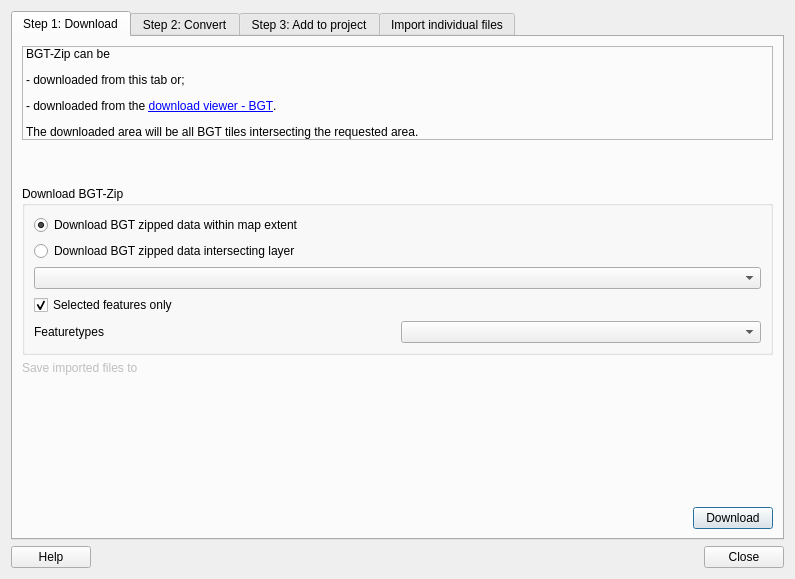
<?xml version="1.0" encoding="UTF-8"?>
<ui version="4.0">
 <class>BGTImportDialogBase</class>
 <widget class="QDialog" name="BGTImportDialogBase">
  <property name="geometry">
   <rect>
    <x>0</x>
    <y>0</y>
    <width>795</width>
    <height>579</height>
   </rect>
  </property>
  <property name="windowTitle">
   <string>BGT Import</string>
  </property>
  <layout class="QVBoxLayout" name="verticalLayout_5">
   <item>
    <widget class="QTabWidget" name="tabWidget">
     <property name="sizePolicy">
      <sizepolicy hsizetype="Expanding" vsizetype="Expanding">
       <horstretch>0</horstretch>
       <verstretch>0</verstretch>
      </sizepolicy>
     </property>
     <property name="minimumSize">
      <size>
       <width>505</width>
       <height>297</height>
      </size>
     </property>
     <property name="currentIndex">
      <number>0</number>
     </property>
     <widget class="QWidget" name="tab_1">
      <attribute name="title">
       <string>Step 1: Download</string>
      </attribute>
      <layout class="QVBoxLayout" name="verticalLayout_7">
       <item>
        <widget class="QLabel" name="label_7">
         <property name="frameShape">
          <enum>QFrame::StyledPanel</enum>
         </property>
         <property name="lineWidth">
          <number>1</number>
         </property>
         <property name="text">
          <string>&lt;html&gt;&lt;head/&gt;&lt;body&gt;&lt;p&gt;BGT-Zip can be &lt;/p&gt;&lt;p&gt;- downloaded from this tab or;&lt;/p&gt;&lt;p&gt;- downloaded from the &lt;a href=&quot;https://app.pdok.nl/lv/bgt/download-viewer/&quot;&gt;&lt;span style=&quot; text-decoration: underline; color:#0000ff;&quot;&gt;download viewer - BGT&lt;/span&gt;&lt;/a&gt;. &lt;/p&gt;&lt;p&gt;The downloaded area will be all BGT tiles intersecting the requested area.&lt;/p&gt;&lt;/body&gt;&lt;/html&gt;</string>
         </property>
         <property name="wordWrap">
          <bool>true</bool>
         </property>
        </widget>
       </item>
       <item>
        <spacer name="verticalSpacer_6">
         <property name="orientation">
          <enum>Qt::Vertical</enum>
         </property>
         <property name="sizeType">
          <enum>QSizePolicy::Maximum</enum>
         </property>
         <property name="sizeHint" stdset="0">
          <size>
           <width>20</width>
           <height>40</height>
          </size>
         </property>
        </spacer>
       </item>
       <item>
        <widget class="QGroupBox" name="download_options_gbx">
         <property name="sizePolicy">
          <sizepolicy hsizetype="MinimumExpanding" vsizetype="MinimumExpanding">
           <horstretch>0</horstretch>
           <verstretch>0</verstretch>
          </sizepolicy>
         </property>
         <property name="title">
          <string>Download BGT-Zip</string>
         </property>
         <layout class="QVBoxLayout" name="verticalLayout_6">
          <item>
           <widget class="QRadioButton" name="download_map_extent_rbt">
            <property name="enabled">
             <bool>true</bool>
            </property>
            <property name="sizePolicy">
             <sizepolicy hsizetype="MinimumExpanding" vsizetype="Fixed">
              <horstretch>0</horstretch>
              <verstretch>0</verstretch>
             </sizepolicy>
            </property>
            <property name="text">
             <string>Download BGT zipped data within map extent</string>
            </property>
            <property name="checkable">
             <bool>true</bool>
            </property>
            <property name="checked">
             <bool>true</bool>
            </property>
           </widget>
          </item>
          <item>
           <widget class="QRadioButton" name="download_layer_rbt">
            <property name="enabled">
             <bool>true</bool>
            </property>
            <property name="sizePolicy">
             <sizepolicy hsizetype="MinimumExpanding" vsizetype="Fixed">
              <horstretch>0</horstretch>
              <verstretch>0</verstretch>
             </sizepolicy>
            </property>
            <property name="text">
             <string>Download BGT zipped data intersecting layer</string>
            </property>
            <property name="checkable">
             <bool>true</bool>
            </property>
           </widget>
          </item>
          <item>
           <widget class="QgsMapLayerComboBox" name="download_layer_cmb">
            <property name="enabled">
             <bool>true</bool>
            </property>
           </widget>
          </item>
          <item>
           <widget class="QCheckBox" name="selected_features_cbx">
            <property name="enabled">
             <bool>true</bool>
            </property>
            <property name="text">
             <string>Selected features only</string>
            </property>
            <property name="checkable">
             <bool>true</bool>
            </property>
            <property name="checked">
             <bool>true</bool>
            </property>
           </widget>
          </item>
          <item>
           <layout class="QHBoxLayout" name="horizontalLayout_8">
            <item>
             <widget class="QLabel" name="label_12">
              <property name="text">
               <string>Featuretypes</string>
              </property>
             </widget>
            </item>
            <item>
             <widget class="QgsCheckableComboBox" name="featuretypes_cbx">
              <property name="maxVisibleItems">
               <number>22</number>
              </property>
              <property name="sizeAdjustPolicy">
               <enum>QComboBox::AdjustToContentsOnFirstShow</enum>
              </property>
             </widget>
            </item>
           </layout>
          </item>
         </layout>
        </widget>
       </item>
       <item>
        <widget class="QLabel" name="label_4">
         <property name="enabled">
          <bool>false</bool>
         </property>
         <property name="text">
          <string>Save imported files to</string>
         </property>
        </widget>
       </item>
       <item>
        <widget class="QgsFileWidget" name="save_zip_cmb">
         <property name="enabled">
          <bool>true</bool>
         </property>
         <property name="dialogTitle">
          <string>Save as ...</string>
         </property>
         <property name="filter">
          <string>*.zip</string>
         </property>
        </widget>
       </item>
       <item>
        <spacer name="verticalSpacer_2">
         <property name="orientation">
          <enum>Qt::Vertical</enum>
         </property>
         <property name="sizeHint" stdset="0">
          <size>
           <width>20</width>
           <height>40</height>
          </size>
         </property>
        </spacer>
       </item>
       <item>
        <layout class="QHBoxLayout" name="horizontalLayout_4">
         <item>
          <spacer name="horizontalSpacer_3">
           <property name="orientation">
            <enum>Qt::Horizontal</enum>
           </property>
           <property name="sizeHint" stdset="0">
            <size>
             <width>40</width>
             <height>20</height>
            </size>
           </property>
          </spacer>
         </item>
         <item>
          <widget class="QPushButton" name="download_btn">
           <property name="enabled">
            <bool>true</bool>
           </property>
           <property name="text">
            <string>Download</string>
           </property>
          </widget>
         </item>
        </layout>
       </item>
      </layout>
     </widget>
     <widget class="QWidget" name="tab_2">
      <attribute name="title">
       <string>Step 2: Convert</string>
      </attribute>
      <layout class="QVBoxLayout" name="verticalLayout_8">
       <item>
        <widget class="QLabel" name="label_8">
         <property name="frameShape">
          <enum>QFrame::StyledPanel</enum>
         </property>
         <property name="text">
          <string>&lt;html&gt;&lt;head/&gt;&lt;body&gt;&lt;p&gt;Convert a downloaded BGT-zip to a Geopackage (.gpkg). &lt;/p&gt;&lt;p&gt;This conversion prevents the dataloss which occurs when importing the BGT-gml-files directly into QGIS. Furthermore indexes are applied to minimize access times.&lt;/p&gt;&lt;/body&gt;&lt;/html&gt;</string>
         </property>
         <property name="wordWrap">
          <bool>true</bool>
         </property>
        </widget>
       </item>
       <item>
        <spacer name="verticalSpacer_7">
         <property name="orientation">
          <enum>Qt::Vertical</enum>
         </property>
         <property name="sizeType">
          <enum>QSizePolicy::Maximum</enum>
         </property>
         <property name="sizeHint" stdset="0">
          <size>
           <width>20</width>
           <height>40</height>
          </size>
         </property>
        </spacer>
       </item>
       <item>
        <widget class="QLabel" name="label_6">
         <property name="text">
          <string>Select BGT-zip to convert to Geopackage</string>
         </property>
        </widget>
       </item>
       <item>
        <widget class="QgsFileWidget" name="open_zip_cmb">
         <property name="dialogTitle">
          <string>Select zip file with BGT data</string>
         </property>
         <property name="filter">
          <string notr="true">*.zip</string>
         </property>
        </widget>
       </item>
       <item>
        <widget class="QLabel" name="label_5">
         <property name="text">
          <string>Save converted files to</string>
         </property>
        </widget>
       </item>
       <item>
        <widget class="QgsFileWidget" name="save_to_gpkg_cmb">
         <property name="dialogTitle">
          <string>Save as ...</string>
         </property>
         <property name="filter">
          <string>*.gpkg</string>
         </property>
        </widget>
       </item>
       <item>
        <spacer name="verticalSpacer_3">
         <property name="orientation">
          <enum>Qt::Vertical</enum>
         </property>
         <property name="sizeHint" stdset="0">
          <size>
           <width>20</width>
           <height>199</height>
          </size>
         </property>
        </spacer>
       </item>
       <item>
        <layout class="QHBoxLayout" name="horizontalLayout_5">
         <item>
          <spacer name="horizontalSpacer_4">
           <property name="orientation">
            <enum>Qt::Horizontal</enum>
           </property>
           <property name="sizeHint" stdset="0">
            <size>
             <width>40</width>
             <height>20</height>
            </size>
           </property>
          </spacer>
         </item>
         <item>
          <widget class="QPushButton" name="convert_btn">
           <property name="text">
            <string>Convert</string>
           </property>
          </widget>
         </item>
        </layout>
       </item>
      </layout>
     </widget>
     <widget class="QWidget" name="tab_3">
      <attribute name="title">
       <string>Step 3: Add to project</string>
      </attribute>
      <layout class="QVBoxLayout" name="verticalLayout_3">
       <item>
        <widget class="QLabel" name="label_10">
         <property name="frameShape">
          <enum>QFrame::StyledPanel</enum>
         </property>
         <property name="text">
          <string>&lt;html&gt;&lt;head/&gt;&lt;body&gt;&lt;p&gt;Add all layers from a BGT-Geopackage to the project in a layer group.&lt;/p&gt;&lt;p&gt;Styles and layer order will be applied to mimic the official standard map. It is possible to define your own standard styling (see help).&lt;/p&gt;&lt;/body&gt;&lt;/html&gt;</string>
         </property>
         <property name="wordWrap">
          <bool>true</bool>
         </property>
        </widget>
       </item>
       <item>
        <spacer name="verticalSpacer_8">
         <property name="orientation">
          <enum>Qt::Vertical</enum>
         </property>
         <property name="sizeType">
          <enum>QSizePolicy::Maximum</enum>
         </property>
         <property name="sizeHint" stdset="0">
          <size>
           <width>20</width>
           <height>40</height>
          </size>
         </property>
        </spacer>
       </item>
       <item>
        <widget class="QLabel" name="label_9">
         <property name="sizePolicy">
          <sizepolicy hsizetype="Fixed" vsizetype="Fixed">
           <horstretch>3</horstretch>
           <verstretch>0</verstretch>
          </sizepolicy>
         </property>
         <property name="text">
          <string>Select BGT Geopackage to add to project</string>
         </property>
        </widget>
       </item>
       <item>
        <widget class="QgsFileWidget" name="open_gpkg_cmb">
         <property name="dialogTitle">
          <string>Select gpkg file with BGT data</string>
         </property>
         <property name="filter">
          <string notr="true">*.gpkg</string>
         </property>
        </widget>
       </item>
       <item>
        <widget class="QCheckBox" name="qlr_cbx">
         <property name="text">
          <string>Save the layer group to a layer defintion file (.qlr)</string>
         </property>
        </widget>
       </item>
       <item>
        <spacer name="verticalSpacer_9">
         <property name="orientation">
          <enum>Qt::Vertical</enum>
         </property>
         <property name="sizeHint" stdset="0">
          <size>
           <width>20</width>
           <height>40</height>
          </size>
         </property>
        </spacer>
       </item>
       <item>
        <layout class="QHBoxLayout" name="horizontalLayout_7">
         <item>
          <spacer name="horizontalSpacer_6">
           <property name="orientation">
            <enum>Qt::Horizontal</enum>
           </property>
           <property name="sizeHint" stdset="0">
            <size>
             <width>40</width>
             <height>20</height>
            </size>
           </property>
          </spacer>
         </item>
         <item>
          <widget class="QPushButton" name="add_btn">
           <property name="text">
            <string>Add</string>
           </property>
          </widget>
         </item>
        </layout>
       </item>
      </layout>
     </widget>
     <widget class="QWidget" name="tab1">
      <attribute name="title">
       <string>Import individual files</string>
      </attribute>
      <layout class="QVBoxLayout" name="verticalLayout_4">
       <item>
        <widget class="QLabel" name="label_11">
         <property name="frameShape">
          <enum>QFrame::StyledPanel</enum>
         </property>
         <property name="text">
          <string>&lt;html&gt;&lt;head/&gt;&lt;body&gt;&lt;p&gt;Import (several) individual BGT-gml files by analyzing its content and apply constraints as appropriate.&lt;/p&gt;&lt;p&gt;On adding the files to the project no styling and no indexes will be applied.&lt;/p&gt;&lt;/body&gt;&lt;/html&gt;</string>
         </property>
        </widget>
       </item>
       <item>
        <spacer name="verticalSpacer_10">
         <property name="orientation">
          <enum>Qt::Vertical</enum>
         </property>
         <property name="sizeType">
          <enum>QSizePolicy::Maximum</enum>
         </property>
         <property name="sizeHint" stdset="0">
          <size>
           <width>20</width>
           <height>40</height>
          </size>
         </property>
        </spacer>
       </item>
       <item>
        <layout class="QVBoxLayout" name="verticalLayout_2">
         <item>
          <widget class="QLabel" name="label">
           <property name="font">
            <font>
             <weight>50</weight>
             <bold>false</bold>
            </font>
           </property>
           <property name="text">
            <string>Select BGT gml</string>
           </property>
          </widget>
         </item>
         <item>
          <layout class="QHBoxLayout" name="horizontalLayout">
           <item>
            <widget class="QLineEdit" name="fileNameBox">
             <property name="acceptDrops">
              <bool>false</bool>
             </property>
             <property name="readOnly">
              <bool>true</bool>
             </property>
            </widget>
           </item>
           <item>
            <widget class="QPushButton" name="fileBrowseButton_2">
             <property name="text">
              <string>Browse</string>
             </property>
            </widget>
           </item>
          </layout>
         </item>
        </layout>
       </item>
       <item>
        <spacer name="verticalSpacer_5">
         <property name="orientation">
          <enum>Qt::Vertical</enum>
         </property>
         <property name="sizeHint" stdset="0">
          <size>
           <width>20</width>
           <height>40</height>
          </size>
         </property>
        </spacer>
       </item>
       <item>
        <layout class="QVBoxLayout" name="verticalLayout">
         <item>
          <widget class="QLabel" name="label_2">
           <property name="text">
            <string>Import</string>
           </property>
          </widget>
         </item>
         <item>
          <widget class="QCheckBox" name="line_cbx">
           <property name="text">
            <string>Lines</string>
           </property>
          </widget>
         </item>
         <item>
          <widget class="QCheckBox" name="polygon_cbx">
           <property name="text">
            <string>Polygons</string>
           </property>
          </widget>
         </item>
         <item>
          <widget class="QCheckBox" name="point_cbx">
           <property name="text">
            <string>Points</string>
           </property>
          </widget>
         </item>
        </layout>
       </item>
       <item>
        <spacer name="verticalSpacer_4">
         <property name="orientation">
          <enum>Qt::Vertical</enum>
         </property>
         <property name="sizeHint" stdset="0">
          <size>
           <width>20</width>
           <height>40</height>
          </size>
         </property>
        </spacer>
       </item>
       <item>
        <layout class="QHBoxLayout" name="horizontalLayout_3">
         <item>
          <widget class="QCheckBox" name="max_num_object_cbx">
           <property name="text">
            <string>Inspect at most</string>
           </property>
           <property name="checked">
            <bool>true</bool>
           </property>
          </widget>
         </item>
         <item>
          <widget class="QSpinBox" name="max_num_object_sbx">
           <property name="accelerated">
            <bool>true</bool>
           </property>
           <property name="minimum">
            <number>100</number>
           </property>
           <property name="maximum">
            <number>10000</number>
           </property>
           <property name="singleStep">
            <number>100</number>
           </property>
          </widget>
         </item>
         <item>
          <widget class="QLabel" name="label_3">
           <property name="text">
            <string>objects to find requested geometries</string>
           </property>
          </widget>
         </item>
         <item>
          <spacer name="horizontalSpacer_2">
           <property name="orientation">
            <enum>Qt::Horizontal</enum>
           </property>
           <property name="sizeHint" stdset="0">
            <size>
             <width>40</width>
             <height>20</height>
            </size>
           </property>
          </spacer>
         </item>
        </layout>
       </item>
       <item>
        <spacer name="verticalSpacer">
         <property name="orientation">
          <enum>Qt::Vertical</enum>
         </property>
         <property name="sizeHint" stdset="0">
          <size>
           <width>20</width>
           <height>40</height>
          </size>
         </property>
        </spacer>
       </item>
       <item>
        <layout class="QHBoxLayout" name="horizontalLayout_6">
         <item>
          <widget class="QCheckBox" name="add_cbx">
           <property name="text">
            <string>Add imported files to project</string>
           </property>
           <property name="checked">
            <bool>true</bool>
           </property>
          </widget>
         </item>
         <item>
          <spacer name="horizontalSpacer_5">
           <property name="orientation">
            <enum>Qt::Horizontal</enum>
           </property>
           <property name="sizeHint" stdset="0">
            <size>
             <width>40</width>
             <height>20</height>
            </size>
           </property>
          </spacer>
         </item>
         <item>
          <widget class="QPushButton" name="import_btn">
           <property name="text">
            <string>Import</string>
           </property>
          </widget>
         </item>
        </layout>
       </item>
      </layout>
      <zorder></zorder>
      <zorder>verticalSpacer</zorder>
      <zorder>verticalSpacer_4</zorder>
      <zorder>verticalSpacer_5</zorder>
      <zorder>horizontalLayoutWidget_3</zorder>
      <zorder>label_11</zorder>
      <zorder>verticalSpacer_10</zorder>
     </widget>
    </widget>
   </item>
   <item>
    <layout class="QHBoxLayout" name="horizontalLayout_2">
     <item>
      <widget class="QPushButton" name="help_btn">
       <property name="text">
        <string>Help</string>
       </property>
      </widget>
     </item>
     <item>
      <spacer name="horizontalSpacer">
       <property name="orientation">
        <enum>Qt::Horizontal</enum>
       </property>
       <property name="sizeHint" stdset="0">
        <size>
         <width>40</width>
         <height>20</height>
        </size>
       </property>
      </spacer>
     </item>
     <item>
      <widget class="QPushButton" name="close_btn">
       <property name="text">
        <string>Close</string>
       </property>
      </widget>
     </item>
    </layout>
   </item>
  </layout>
 </widget>
 <customwidgets>
  <customwidget>
   <class>QgsCheckableComboBox</class>
   <extends>QComboBox</extends>
   <header>qgscheckablecombobox.h</header>
  </customwidget>
  <customwidget>
   <class>QgsFileWidget</class>
   <extends>QWidget</extends>
   <header>qgsfilewidget.h</header>
  </customwidget>
  <customwidget>
   <class>QgsMapLayerComboBox</class>
   <extends>QComboBox</extends>
   <header>qgsmaplayercombobox.h</header>
  </customwidget>
 </customwidgets>
 <resources/>
 <connections/>
</ui>
